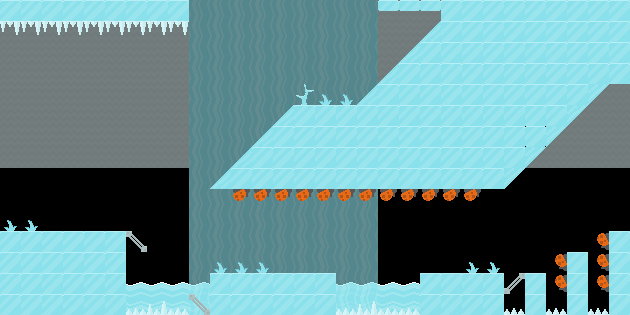

Rendered tile map (Tiled .tmx) drawn with the repository's tilesets; below, a short description and the full map source, tile grids included:
An orthogonal 30x15 tile map with 21x21 px tiles, 4 tile layers (Capa de patrones 4, Capa de patrones 3, piso, daño), 4 tilesets.

<map version="1.2" tiledversion="1.3.5" orientation="orthogonal" renderorder="right-up" width="30" height="15" tilewidth="21" tileheight="21" infinite="0" nextlayerid="6" nextobjectid="9">
 <tileset firstgid="1" source="sprites1.0.tsx" />
 <tileset firstgid="901" source="ice.tsx" />
 <tileset firstgid="902" source="sprites.tsx" />
 <tileset firstgid="1802" source="../bunker/sprites.tsx" />
 <layer id="5" name="Capa de patrones 4" width="30" height="15">
  <data encoding="csv">
0,0,0,0,0,0,0,0,0,0,0,0,0,0,0,0,0,0,0,0,0,0,0,0,0,0,0,0,0,0,
0,0,0,0,0,0,0,0,0,0,0,0,0,0,0,0,0,0,0,0,0,0,0,0,0,0,0,0,0,0,
0,0,0,0,0,0,0,0,0,0,0,0,0,0,0,0,0,0,0,0,0,0,0,0,0,0,0,0,0,0,
0,0,0,0,0,0,0,0,0,0,0,0,0,0,0,0,0,0,0,0,0,0,0,0,0,0,0,0,0,0,
0,0,0,0,0,0,0,0,0,0,0,0,0,0,0,0,0,0,0,0,0,0,0,0,0,0,0,0,0,0,
0,0,0,0,0,0,0,0,0,0,0,0,0,0,0,0,0,0,0,0,0,0,0,0,0,0,0,0,0,0,
0,0,0,0,0,0,0,0,0,0,0,0,0,0,0,0,0,0,0,0,0,0,0,0,0,0,0,0,0,0,
0,0,0,0,0,0,0,0,0,0,0,0,0,0,0,0,0,0,0,0,0,0,0,0,0,0,0,0,0,0,
0,0,0,0,0,0,0,0,0,0,0,0,0,0,0,0,0,0,0,0,0,0,0,0,0,0,0,0,0,0,
0,0,0,0,0,0,0,0,0,0,0,0,0,0,0,0,0,0,0,0,0,0,0,0,0,0,0,0,0,0,
0,0,0,0,0,0,0,0,0,0,0,0,0,0,0,0,0,0,0,0,0,0,0,0,0,0,0,0,0,0,
0,0,0,0,0,0,0,0,0,0,0,0,0,0,0,0,0,0,0,0,0,0,0,0,0,0,0,0,0,0,
0,0,0,0,0,0,0,0,0,0,0,0,0,0,0,0,0,0,0,0,0,0,0,0,0,0,0,0,0,0,
0,0,0,0,0,0,1813,1813,1813,1813,0,0,0,0,0,0,1813,1813,1813,1813,1813,0,0,0,0,0,0,0,0,0,
0,0,0,0,0,0,1842,1842,1842,1842,0,0,0,0,0,0,1842,1842,1842,1842,0,0,0,0,0,0,0,0,0,0
</data>
 </layer>
 <layer id="4" name="Capa de patrones 3" width="30" height="15" opacity="0.6">
  <data encoding="csv">
0,0,0,0,0,0,0,0,0,2684356402,2684356402,2684356402,2684356402,2684356402,2684356402,2684356402,2684356402,2684356402,1894,1894,1894,0,0,0,0,0,0,0,0,0,
1894,1894,1894,1894,1894,1894,1894,1894,1894,2684356402,2684356402,2684356402,2684356402,2684356402,2684356402,2684356402,2684356402,2684356402,1894,1894,1894,0,0,0,0,0,0,0,0,0,
1894,1894,1894,1894,1894,1894,1894,1894,1894,2684356402,2684356402,2684356402,2684356402,2684356402,2684356402,2684356402,2684356402,2684356402,1894,1894,0,0,0,0,0,0,0,0,0,0,
1894,1894,1894,1894,1894,1894,1894,1894,1894,2684356402,2684356402,2684356402,2684356402,2684356402,2684356402,2684356402,2684356402,2684356402,1894,0,0,0,0,0,0,0,0,0,0,0,
1894,1894,1894,1894,1894,1894,1894,1894,1894,2684356402,2684356402,2684356402,2684356402,2684356402,2684356402,2684356402,2684356402,2684356402,0,0,0,0,0,0,0,0,0,0,1894,1894,
1894,1894,1894,1894,1894,1894,1894,1894,1894,2684356402,2684356402,2684356402,2684356402,2684356402,2684356402,2684356402,0,2684356402,0,0,0,0,0,0,0,0,0,1894,1894,1894,
1894,1894,1894,1894,1894,1894,1894,1894,1894,2684356402,2684356402,2684356402,2684356402,0,0,0,0,2684356402,0,0,0,0,0,0,0,0,1894,1894,1894,1894,
1894,1894,1894,1894,1894,1894,1894,1894,1894,2684356402,2684356402,2684356402,0,0,0,0,0,2684356402,0,0,0,0,0,0,1894,1894,1894,1894,1894,1894,
0,0,0,0,0,0,0,0,0,2684356402,2684356402,0,0,0,0,0,0,2684356402,0,0,0,0,0,0,0,0,0,0,0,0,
0,0,0,0,0,0,0,0,0,2684356402,2684356402,2684356402,2684356402,2684356402,2684356402,2684356402,2684356402,2684356402,0,0,0,0,0,0,0,0,0,0,0,0,
0,0,0,0,0,0,0,0,0,2684356402,2684356402,2684356402,2684356402,2684356402,2684356402,2684356402,2684356402,2684356402,0,0,0,0,0,0,0,0,0,0,0,0,
0,0,0,0,0,0,0,0,0,2684356402,2684356402,2684356402,2684356402,2684356402,2684356402,2684356402,2684356402,2684356402,0,0,0,0,0,0,0,0,0,0,0,0,
0,0,0,0,0,0,0,0,0,2684356402,2684356402,2684356402,2684356402,2684356402,2684356402,2684356402,2684356402,2684356402,0,0,0,0,0,0,0,0,0,0,0,0,
0,0,0,0,0,0,0,0,0,2684356402,0,0,0,0,0,0,2684356402,2684356402,0,0,0,0,0,0,0,0,0,0,0,0,
0,0,0,0,0,0,0,0,0,2684356402,0,0,0,0,0,0,2684356402,2684356402,0,0,0,0,0,0,0,0,0,0,0,0
</data>
 </layer>
 <layer id="1" name="piso" width="30" height="15">
  <data encoding="csv">
491,491,491,491,491,491,491,491,491,0,0,0,0,0,0,0,0,0,493,493,493,491,491,491,491,491,491,491,491,491,
2373,2373,2373,2373,2373,2373,2373,2373,2373,0,0,0,0,0,0,0,0,0,0,0,901,491,491,491,491,491,491,491,491,491,
0,0,0,0,0,0,0,0,0,0,0,0,0,0,0,0,0,0,0,901,491,491,491,491,491,491,491,491,491,491,
0,0,0,0,0,0,0,0,0,0,0,0,0,0,0,0,0,0,901,491,491,491,491,491,491,491,491,491,491,491,
0,0,0,0,0,0,0,0,0,0,0,0,0,0,2404,2402,2402,901,491,491,491,491,491,491,491,491,491,491,3221226373,0,
0,0,0,0,0,0,0,0,0,0,0,0,0,901,491,491,491,491,491,491,491,491,491,491,491,491,491,3221226373,0,0,
0,0,0,0,0,0,0,0,0,0,0,0,901,491,491,491,491,491,491,491,491,491,491,491,491,1392,3221226373,0,0,0,
0,0,0,0,0,0,0,0,0,0,0,901,491,491,491,491,491,491,491,491,491,491,491,491,491,3221226373,0,0,0,0,
0,0,0,0,0,0,0,0,0,0,901,491,491,491,491,491,491,491,491,491,491,491,491,491,3221226373,0,0,0,0,0,
0,0,0,0,0,0,0,0,0,0,0,3221227751,3221227751,3221227751,3221227751,3221227751,3221227751,3221227751,3221227751,3221227751,3221227751,3221227751,3221227751,0,0,0,0,0,0,0,
2402,2402,0,0,0,0,0,0,0,0,0,0,0,0,0,0,0,0,0,0,0,0,0,0,0,0,0,0,0,0,
491,491,491,491,491,491,2601,0,0,0,0,0,0,0,0,0,0,0,0,0,0,0,0,0,0,0,0,0,1610615015,491,
491,491,491,491,491,491,0,0,0,0,2402,2402,2402,0,0,0,0,0,0,0,0,0,2402,2402,0,0,1610615015,491,1610615015,491,
491,491,491,491,491,491,0,0,0,0,491,491,491,491,491,491,0,0,0,0,491,491,491,491,2600,491,1610615015,491,1610615015,491,
491,491,491,491,491,491,1477,1476,1477,2601,491,491,491,491,491,491,1477,1476,1477,1477,491,491,491,491,1477,491,1477,491,1477,491
</data>
 </layer>
 <layer id="2" name="daño" width="30" height="15">
  <data encoding="csv">
0,0,0,0,0,0,0,0,0,0,0,0,0,0,0,0,0,0,0,0,0,0,0,0,0,0,0,0,0,0,
0,0,0,0,0,0,0,0,0,0,0,0,0,0,0,0,0,0,0,0,0,0,0,0,0,0,0,0,0,0,
0,0,0,0,0,0,0,0,0,0,0,0,0,0,0,0,0,0,0,0,0,0,0,0,0,0,0,0,0,0,
0,0,0,0,0,0,0,0,0,0,0,0,0,0,0,0,0,0,0,0,0,0,0,0,0,0,0,0,0,0,
0,0,0,0,0,0,0,0,0,0,0,0,0,0,0,0,0,0,0,0,0,0,0,0,0,0,0,0,0,0,
0,0,0,0,0,0,0,0,0,0,0,0,0,0,0,0,0,0,0,0,0,0,0,0,0,0,0,0,0,0,
0,0,0,0,0,0,0,0,0,0,0,0,0,0,0,0,0,0,0,0,0,0,0,0,0,0,0,0,0,0,
0,0,0,0,0,0,0,0,0,0,0,0,0,0,0,0,0,0,0,0,0,0,0,0,0,0,0,0,0,0,
0,0,0,0,0,0,0,0,0,0,0,0,0,0,0,0,0,0,0,0,0,0,0,0,0,0,0,0,0,0,
0,0,0,0,0,0,0,0,0,0,0,0,0,0,0,0,0,0,0,0,0,0,0,0,0,0,0,0,0,0,
0,0,0,0,0,0,0,0,0,0,0,0,0,0,0,0,0,0,0,0,0,0,0,0,0,0,0,0,0,0,
0,0,0,0,0,0,0,0,0,0,0,0,0,0,0,0,0,0,0,0,0,0,0,0,0,0,0,0,0,0,
0,0,0,0,0,0,0,0,0,0,0,0,0,0,0,0,0,0,0,0,0,0,0,0,0,0,0,0,0,0,
0,0,0,0,0,0,0,0,0,0,0,0,0,0,0,0,0,0,0,0,0,0,0,0,0,0,0,0,0,0,
0,0,0,0,0,0,0,0,0,0,0,0,0,0,0,0,0,0,0,0,0,0,0,0,0,0,0,0,0,0
</data>
 </layer>
</map>
